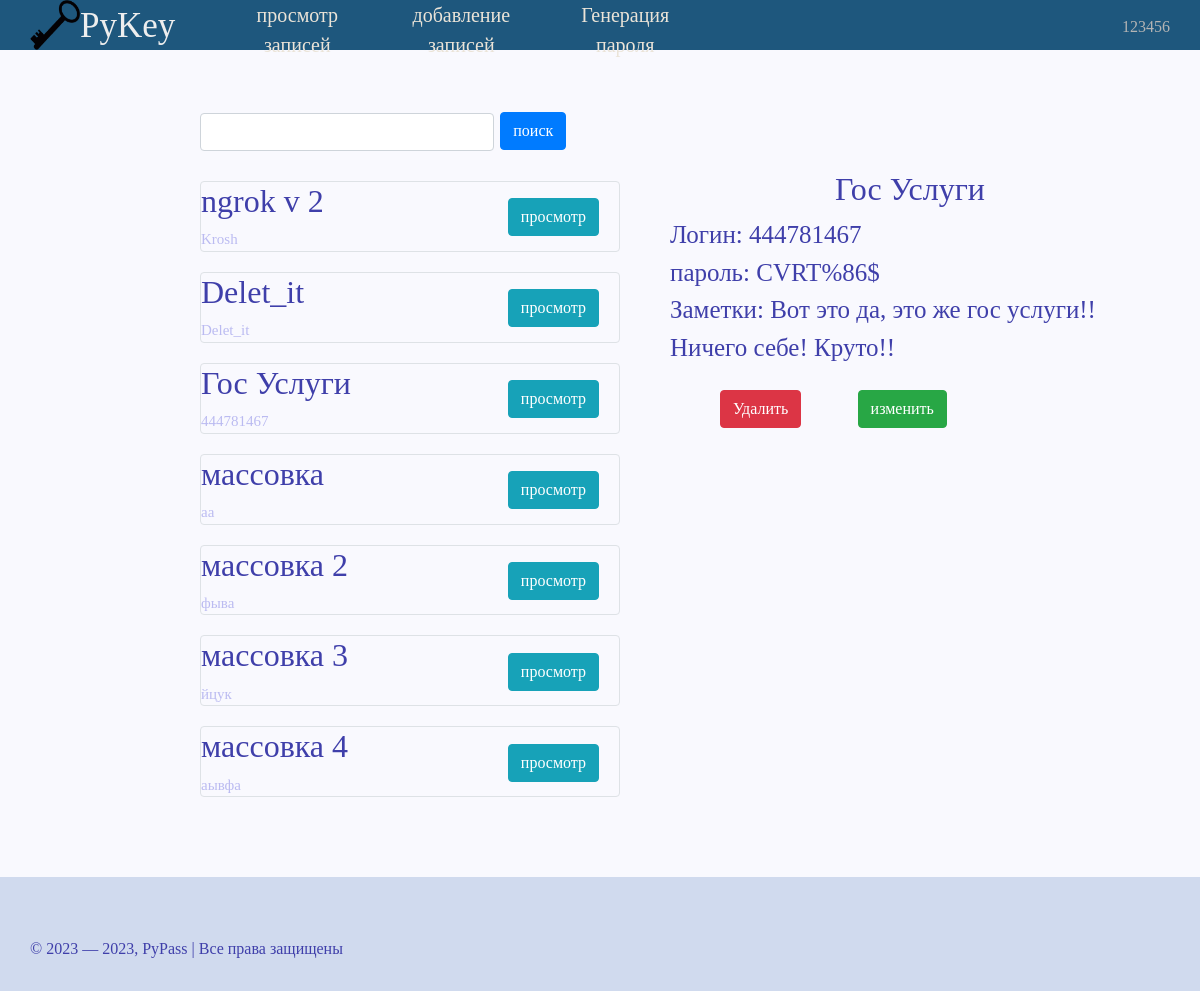
Page /View_list_withinfo/4 (signed in) on the committed database.
### data/user.py (models this page shows, shortened)
class User(SqlAlchemyBase, UserMixin):
    __tablename__ = 'users'
    id = sqlalchemy.Column(sqlalchemy.Integer,
                           primary_key=True, autoincrement=True)
    name = sqlalchemy.Column(sqlalchemy.String, nullable=True)
    email = sqlalchemy.Column(sqlalchemy.String,
                              index=True, unique=True, nullable=True)
    password = sqlalchemy.Column(sqlalchemy.String, nullable=True)
    reset_code = sqlalchemy.Column(sqlalchemy.String, nullable=True)

### data/passwords.py (models this page shows, shortened)
class Passwords(SqlAlchemyBase):
    __tablename__ = 'password'
    id = sqlalchemy.Column(sqlalchemy.Integer,
                           primary_key=True, autoincrement=True)
    user_id = sqlalchemy.Column(sqlalchemy.Integer,
                                sqlalchemy.ForeignKey("users.id"))
    title = sqlalchemy.Column(sqlalchemy.String)
    login = sqlalchemy.Column(sqlalchemy.String)
    password = sqlalchemy.Column(sqlalchemy.String)
    site = sqlalchemy.Column(sqlalchemy.String)
    note = sqlalchemy.Column(sqlalchemy.String, nullable=True)

### server.py (the view)
@app.route('/View_list_withinfo/<int:id>', methods=['GET', 'POST'])
def View_list_withinfo(id):
    form = ViewInfo()
    db_sess = db_session.create_session()
    password = db_sess.query(Passwords).filter(Passwords.user_id == current_user.id)
    show_info = db_sess.query(Passwords).filter(Passwords.id == id).first()
    show_pass = fernet.decrypt(show_info.password).decode()
    if form.validate_on_submit():
        text = form.search_field.data
        password = list(db_sess.query(Passwords).filter((Passwords.user_id == current_user.id),
                                                        (Passwords.title.like(f'%{text.lower()}%')) |
                                                        (Passwords.title.like(f'%{text.upper()}%'))))
    empty_list = empty_check(list(password))
    return render_template('View_list.html', password=password, form=form, title='!!!!',
                           show_info=show_info, empty_list=empty_list, show_pass=show_pass)

### forms.py
class ViewInfo(FlaskForm):
    search_field = StringField(validators=[DataRequired()])
    search = SubmitField('поиск')
    show_info_button = SubmitField('просмотр')

### data/db_session.py (called while the page is built)
def create_session() -> Session:
    global __factory
    return __factory()

### server.py (called while the page is built)
@login_manager.user_loader
def load_user(user_id):
    db_sess = db_session.create_session()
    return db_sess.query(User).get(user_id)

### work_func.py (called while the page is built)
def empty_check(some_list):
    if some_list:
        return True
    else:
        return False

### templates/View_list.html (shortened to what this page needs)
{% extends "base.html" %}
{% block content %}
<form action="" method="post" novalidate>
	<div class="conteriner_view">
		<div class="container_right">
			<div class="search_place"><div class="give_place_to_buttton">{{ form.search_field(class="form-control") }}</div>
			{{ form.search(type="submit", class="btn btn-primary") }}</div>
			{% if empty_list %}
				{% for item in password%}
					<div class="box col-md6 border rounded">
						<h2>{{ item.title }}</h2>
						<span class="small_text">{{ item.login }}</span>
						<a href="{{ url_for('View_list_withinfo', id=item.id) }}" class="btn btn-info" id="show_info_button">просмотр</a>
					</div>
				{% endfor %}
			{% else %}
				<h2> Ничего не найдено </h2>
			{% endif %}
		</div>
		{% if show_info %}
		<div class="show_container">
				<div class="information_title">
					<h2 class="info">{{ show_info.title }}</h2>
				</div>
				<div class="size-control">
					<span class="info yes_wrap">Логин: {{ show_info.login }}</span></br>
				</div>
				<span class="info">пароль: {{ show_pass }}</span></br>
				{% if show_info.note %}
				<div class="size-control">
					<span class="info yes_wrap">Заметки: {{ show_info.note }}</span></br>
				</div>
				{% endif %}
				<a href="{{ url_for('delete_info', id=show_info.id) }}" class="btn btn-danger" id="delete_button">Удалить</a>
				<a href="{{ url_for('change_info', id=show_info.id) }}" class="btn btn-success" id="delete_button">изменить</a>
		</div>
		{% endif %}
	</div>
</form>
{% endblock %}

### templates/base.html (shortened to what this page needs)
<!DOCTYPE html>
<html lang="ru">
<head>
	<link rel="stylesheet" href="https://maxcdn.bootstrapcdn.com/bootstrap/4.0.0/css/bootstrap.min.css">
	<link rel="stylesheet" type="text/css" href="{{ url_for('static', filename='css/mainstyle.css') }}">
</head>
<body>
	<div class="header">
		<div class="logo">
			<a href="{{ url_for('index') }}"><img class="logotip" src="{{ url_for('static', filename='data/key.png') }}" alt="logo"></a>
			<span class="smallintrodaction">PyKey</span>
			<div class="menu">
				{% if current_user.is_authenticated %}
					<ul>
						<li><a href="{{ url_for('View_list') }}">просмотр записей</a></li>
						<li><a href="{{ url_for('Adding_info') }}">добавление записей</a></li>
						<li><a href="{{ url_for('create_pass') }}">Генерация пароля</a></li>
					</ul>
				{% else %}
					<ul>
						<li><a href="{{ url_for('create_pass') }}">Генерация пароля</a></li>
					</ul>
				{% endif %}
				<div class="profile">
					{% if current_user.is_authenticated %}
						<a href="{{ url_for('profile') }}" class="login">{{ current_user.name }}</a>
					{% else %}
						<a href="{{ url_for('login') }}" class="login">Авторизаяция</a>
						<a href="{{ url_for('regist') }}" class="regist">регистрация</a>
					{% endif %}
				</div>
			</div>
		</div>
	</div>
	<div class="container_box">
    		{% block content %}{% endblock %}
	</div>
	<div class="footer">
		<div class="footer-text">© 2023 — 2023, PyPass | Все права защищены</div>
	</div>
</body>
</html>

### static/css/mainstyle.css (style rules this page uses)
html { height: 100%; }
body { font-family: fantasy; margin: 0; padding: 0; color: #3F3FAA; display: flex; flex-direction: column; height: 100%; background-color: #F9F9FE; }
.header { background-color: #1E577D; text-align: left; color:#EEE; flex: 0 0 auto; }
.logo { max-height: 50px; margin: 0px 30px; display:flex; }
.logotip { width: 50px; height: 50px; }
.smallintrodaction { font-size: 35px; height: 50px; cursor: default; color: FFF; }
.profile { position: absolute; margin: 15px; 15px; right: 0px; top: 0px; }
.login { margin: 15px; 15px; text-decoration: none; color: #B4B4B4; }
.menu ul li { list-style: none; float: left; text-align: center; }
.menu ul li a { color:#EBE4D8; margin-left: 10px; margin-right: 10px; display: inline-block; text-decoration: none; width: 12vw; font-size: 20px; height: 50px; cursor: pointer; }
.container_box { flex: 1 0 auto; font-size: 25px; margin: 60px; margin-left: 200px; margin-right: 200px; }
.conteriner_view { display:flex; }
.container_right { display:inline-block; min-width: 35vw; }
.show_container { margin: 50px; display:inline-block; flex: 1 0 auto; }
.size-control { max-width: 40vw; white-space: normal; }
.info.yes_wrap { white-space: normal; }
.info { margin-top: 10px; }
.information_title { width: auto; text-align: center; }
.give_place_to_buttton { display: inline-block; width: 70%; }
.search_place { margin-bottom: 30px; }
.small_text { font-size: 15px; color: #BBBBF1; }
.box { font-size: 15px; margin-top: 20px; margin-bottom: 20px; }
#show_info_button { margin-top: -30px; margin-right:20px; float: right; }
#delete_button { margin-left: 50px; margin-top: 24px; }
.footer { position: relative; flex: 0 0 auto; width: 100%; background-color: #D0DAEE; }
.footer-text { margin: 30px; margin-top: 60px; }

### rows in the picture
User: name "123456"
Passwords: title "ngrok v 2", login "Krosh"
Passwords: title "Delet_it", login "Delet_it"
Passwords: title "Гос Услуги", login "444781467", note "Вот это да, это же гос услуги!! Ничего себе! Круто!!"
Passwords: title "массовка", login "аа"
Passwords: title "массовка 2", login "фыва"
Passwords: title "массовка 3", login "йцук"
Passwords: title "массовка 4", login "аывфа"

### other values in the picture
{{ show_pass }} "CVRT%86$"
